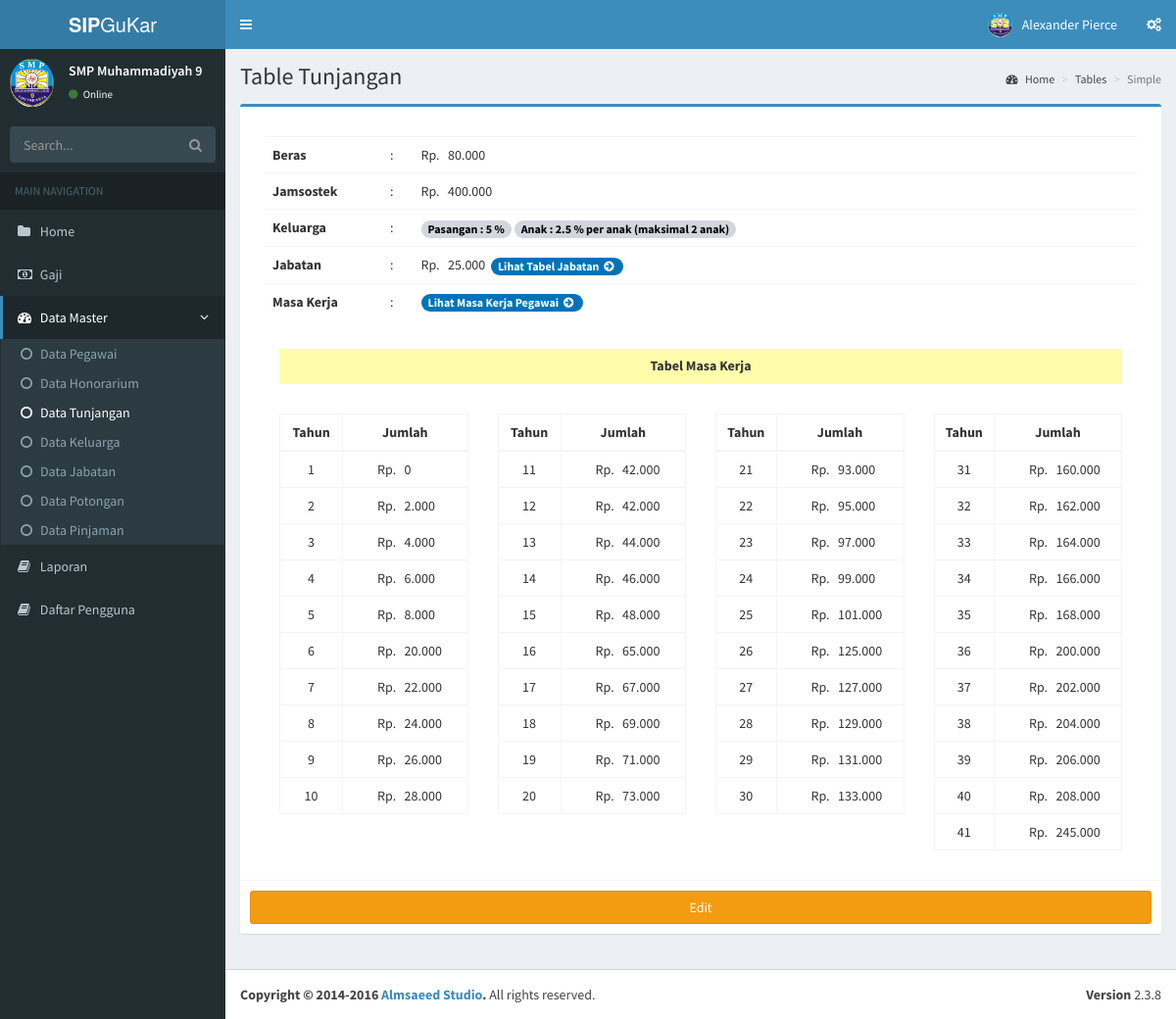
/index.php/tunjangan, run on the app's committed database.
### tables this page shows
CREATE TABLE `tunjangan` (
  `id_tunjangan` set('1') NOT NULL,
  `beras` int(11) DEFAULT NULL,
  `jamsostek` int(11) DEFAULT NULL,
  `klg_psg` float DEFAULT NULL,
  `klg_anak` float DEFAULT NULL,
  `jabatan` int(11) DEFAULT NULL,
  `created_at` timestamp NOT NULL DEFAULT current_timestamp(),
  `created_by` int(11) DEFAULT NULL
);

CREATE TABLE `masakerja` (
  `id_masakerja` int(11) NOT NULL,
  `tahun` int(11) NOT NULL,
  `jml_mk` int(50) NOT NULL,
  `created_at` timestamp NOT NULL DEFAULT current_timestamp(),
  `created_by` int(11) DEFAULT NULL
);

### application/libraries/Template.php (called while the page is built)
<?php if ( ! defined('BASEPATH')) exit('No direct script access allowed');
class Template {
		var $template_data = array();
		function set($name, $value)
		{
			$this->template_data[$name] = $value;
		}
		function load($template = '', $view = '' , $view_data = array(), $return = FALSE)
		{
			$this->CI =& get_instance();
			$this->set('contents', $this->CI->load->view($view, $view_data, TRUE));
			return $this->CI->load->view($template, $this->template_data, $return);
		}
}

### application/controllers/Tunjangan.php (called while the page is built, shortened)
<?php
class Tunjangan extends CI_Controller {
	public function index()
	{
		$data['title'] = 'Table Tunjangan';
		$data['tunjangan']= $this->M_tunjangan->get_tunjangan()->row_array();
		$data['masakerjas']= $this->M_masakerja->get_masakerja()->result_array();
		$this->template->load('index', 'tunjangan/table_tunjangan', $data);
	}
}

### index.php (called while the page is built, shortened)
<?php
require_once BASEPATH.'core/CodeIgniter.php';

### application/models/M_tunjangan.php (called while the page is built, shortened)
<?php
class M_tunjangan extends CI_Model{
	public function get_tunjangan()
	{
		$this->db->where('id_tunjangan', 1);
		return $this->db->get('tunjangan');
	}
}

### application/models/M_masakerja.php (called while the page is built, shortened)
<?php
class M_masakerja extends CI_Model{
	public function get_masakerja()
	{
		return $this->db->get('masakerja');
	}
}

### application/views/tunjangan/table_tunjangan.php (the view)
<section class="content">
	<div class="row">
		<div class="col-md-12">
			<div class="box box-primary">
				<div class="box-header"></div>
				<div class="box-body">
					<div class="col-md-12">
						<table class="table table-hover text-left">
							<tbody>
								<tr>
									<th width="120px">Beras</th>
									<td width="20px" style="padding-right: 20px">:</td>
									<td class=""><?php echo 'Rp. &nbsp;&nbsp;'.number_format($tunjangan['beras'],0,',','.');?></td>
								</tr>
								<tr>
									<th>Jamsostek</th>
									<td>:</td>
									<td><?php echo 'Rp. &nbsp;&nbsp;'.number_format($tunjangan['jamsostek'],0,',','.');?></td>
								</tr>
								<tr>
									<th>Keluarga</th>
									<td>:</td>
									<td>
										<span class="badge bg-gray"><?php echo 'Pasangan : '.$tunjangan['klg_psg']*(100).' %';?></span>
										<span class="badge bg-gray"><?php echo 'Anak : '.$tunjangan['klg_anak']*(100).' % per anak (maksimal 2 anak)';?></span>
									</td>
								</tr>
								<tr>
									<th>Jabatan</th>
									<td>:</td>
									<td>
										<?php echo 'Rp. &nbsp;&nbsp;'.number_format($tunjangan['jabatan'],0,',','.');?>&nbsp;
										<a href="<?php echo site_url('jabatan');?>" class="badge bg-blue">Lihat Tabel Jabatan <i class="fa fa-fw fa-arrow-circle-right"></i></a>
									</td>
								</tr>
								<tr>
									<th>Masa Kerja</th>
									<td>:</td>
									<td>
										<a href="<?php echo site_url('tunjangan/pegawai');?>" class="badge bg-blue">Lihat Masa Kerja Pegawai <i class="fa fa-fw fa-arrow-circle-right"></i></a>
									</td>
								</tr>
							</tbody>
						</table>
						<div class="col-md-12">
							<h5 class="text-bold text-center" style="background-color: rgb(255, 252, 172); padding: 10px">Tabel Masa Kerja</h5><br>
						</div>
						<div class="pull-left col-md-3">
							<table class="table text-center table-bordered table-hover">
								<thead>
									<th>Tahun</th>
									<th>Jumlah</th>
								</thead>
								<?php $tahun = 1; foreach ($masakerjas as $key => $masakerja) : ?>
								<tr>
									<td><?php echo $tahun++; ?></td>
									<td style="text-align: left; padding-left: 35px;"><?php echo 'Rp. &nbsp;&nbsp;'.number_format($masakerja['jml_mk'],0,',','.');?></td>
								</tr>
								<?php if ($key === 9) break; endforeach; ?>
							</table>
						</div>
						<div class="pull-left col-md-3">
							<table class="table text-center table-bordered table-hover">
								<thead>
									<th>Tahun</th>
									<th>Jumlah</th>
								</thead>
								<?php $tahun = 11; foreach ($masakerjas as $key => $masakerja) :
								if ($key<10) continue;?>
								<tr>
									<td><?php echo $tahun++; ?></td>
									<td style="text-align: left; padding-left: 35px;"><?php echo 'Rp. &nbsp;&nbsp;'.number_format($masakerja['jml_mk'],0,',','.');?></td>
								</tr>
								<?php if ($key === 19) break; endforeach; ?>
							</table>
						</div>
						<div class="pull-left col-md-3">
							<table class="table text-center table-bordered table-hover">
								<thead>
									<th>Tahun</th>
									<th>Jumlah</th>
								</thead>
								<?php $tahun = 21; foreach ($masakerjas as $key => $masakerja) :
								if ($key<20) continue; ?>
								<tr>
									<td><?php echo $tahun++; ?></td>
									<td style="text-align: left; padding-left: 35px;"><?php echo 'Rp. &nbsp;&nbsp;'.number_format($masakerja['jml_mk'],0,',','.');?></td>
								</tr>
								<?php  if ($key === 29) break; endforeach;  ?>
							</table>
						</div>
						<div class="pull-left col-md-3">
							<table class="table text-center table-bordered table-hover">
								<thead>
									<th>Tahun</th>
									<th>Jumlah</th>
								</thead>
								<?php $tahun = 31; foreach ($masakerjas as $key => $masakerja) :
								if ($key<30) continue; ?>
								<tr>
									<td><?php echo $tahun++; ?></td>
									<td style="text-align: left; padding-left: 35px;"><?php echo 'Rp. &nbsp;&nbsp;'.number_format($masakerja['jml_mk'],0,',','.');?></td>
								</tr>
								<?php endforeach;  ?>
							</table>
						</div>
					</div>
				</div>
				<div class="box-footer">
					<a href="<?php echo site_url('tunjangan/edit')?>" class="pull-right btn btn-warning edit-btn btn-block">Edit</a>
				</div>
			</div>
		</div>
		<div class="col-md-1"></div>
	</div>
</section>
</div>

### data on the page
tunjangan: beras "80.000", jamsostek "400.000", $tunjangan['klg_psg']*(100) "5", $tunjangan['klg_anak']*(100) "2.5", jabatan "25.000"
masakerja: jml_mk "0"
masakerja: jml_mk "2.000"
masakerja: jml_mk "4.000"
masakerja: jml_mk "6.000"
masakerja: jml_mk "8.000"
masakerja: jml_mk "20.000"
masakerja: jml_mk "22.000"
masakerja: jml_mk "24.000"
masakerja: jml_mk "26.000"
masakerja: jml_mk "28.000"
masakerja: jml_mk "42.000"
masakerja: jml_mk "42.000"
masakerja: jml_mk "44.000"
masakerja: jml_mk "46.000"
masakerja: jml_mk "48.000"
masakerja: jml_mk "65.000"
masakerja: jml_mk "67.000"
masakerja: jml_mk "69.000"
masakerja: jml_mk "71.000"
masakerja: jml_mk "73.000"
masakerja: jml_mk "93.000"
masakerja: jml_mk "95.000"
masakerja: jml_mk "97.000"
masakerja: jml_mk "99.000"
masakerja: jml_mk "101.000"
masakerja: jml_mk "125.000"
masakerja: jml_mk "127.000"
masakerja: jml_mk "129.000"
masakerja: jml_mk "131.000"
masakerja: jml_mk "133.000"
masakerja: jml_mk "160.000"
masakerja: jml_mk "162.000"
masakerja: jml_mk "164.000"
masakerja: jml_mk "166.000"
masakerja: jml_mk "168.000"
masakerja: jml_mk "200.000"
masakerja: jml_mk "202.000"
masakerja: jml_mk "204.000"
masakerja: jml_mk "206.000"
masakerja: jml_mk "208.000"
masakerja: jml_mk "245.000"

### other printed values
$title "Table Tunjangan"
